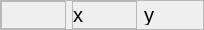
                      <widget class="QFrame" name="frame_57">
                       <property name="minimumSize">
                        <size>
                         <width>0</width>
                         <height>30</height>
                        </size>
                       </property>
                       <property name="maximumSize">
                        <size>
                         <width>16777215</width>
                         <height>30</height>
                        </size>
                       </property>
                       <property name="frameShape">
                        <enum>QFrame::StyledPanel</enum>
                       </property>
                       <property name="frameShadow">
                        <enum>QFrame::Raised</enum>
                       </property>
                       <layout class="QGridLayout" name="gridLayout_57">
                        <property name="leftMargin">
                         <number>0</number>
                        </property>
                        <property name="topMargin">
                         <number>0</number>
                        </property>
                        <property name="rightMargin">
                         <number>0</number>
                        </property>
                        <property name="bottomMargin">
                         <number>0</number>
                        </property>
                        <item row="0" column="0">
                         <widget class="QFrame" name="frame_56">
                          <property name="minimumSize">
                           <size>
                            <width>65</width>
                            <height>0</height>
                           </size>
                          </property>
                          <property name="maximumSize">
                           <size>
                            <width>65</width>
                            <height>16777215</height>
                           </size>
                          </property>
                          <property name="frameShape">
                           <enum>QFrame::StyledPanel</enum>
                          </property>
                          <property name="frameShadow">
                           <enum>QFrame::Raised</enum>
                          </property>
                          <layout class="QGridLayout" name="gridLayout_56">
                           <item row="0" column="0">
                            <widget class="QLabel" name="label_96">
                             <property name="maximumSize">
                              <size>
                               <width>16777215</width>
                               <height>20</height>
                              </size>
                             </property>
                             <property name="styleSheet">
                              <string notr="true">QLabel{
qproperty-alignment: AlignCenter;
font-size: 20px;
border: none;
}</string>
                             </property>
                             <property name="text">
                              <string/>
                             </property>
                            </widget>
                           </item>
                          </layout>
                         </widget>
                        </item>
                        <item row="0" column="1">
                         <widget class="QFrame" name="frame_4">
                          <property name="minimumSize">
                           <size>
                            <width>65</width>
                            <height>0</height>
                           </size>
                          </property>
                          <property name="maximumSize">
                           <size>
                            <width>65</width>
                            <height>16777215</height>
                           </size>
                          </property>
                          <property name="frameShape">
                           <enum>QFrame::StyledPanel</enum>
                          </property>
                          <property name="frameShadow">
                           <enum>QFrame::Raised</enum>
                          </property>
                          <layout class="QGridLayout" name="gridLayout_48">
                           <property name="leftMargin">
                            <number>0</number>
                           </property>
                           <property name="topMargin">
                            <number>0</number>
                           </property>
                           <property name="rightMargin">
                            <number>0</number>
                           </property>
                           <property name="bottomMargin">
                            <number>0</number>
                           </property>
                           <item row="0" column="0">
                            <widget class="QLabel" name="label_45">
                             <property name="maximumSize">
                              <size>
                               <width>16777215</width>
                               <height>20</height>
                              </size>
                             </property>
                             <property name="styleSheet">
                              <string notr="true">QLabel{
qproperty-alignment: AlignCenter;
font-size: 20px;
border: none;
}</string>
                             </property>
                             <property name="text">
                              <string>x</string>
                             </property>
                            </widget>
                           </item>
                          </layout>
                         </widget>
                        </item>
                        <item row="0" column="2">
                         <widget class="QFrame" name="frame_5">
                          <property name="minimumSize">
                           <size>
                            <width>60</width>
                            <height>0</height>
                           </size>
                          </property>
                          <property name="maximumSize">
                           <size>
                            <width>60</width>
                            <height>16777215</height>
                           </size>
                          </property>
                          <property name="styleSheet">
                           <string notr="true">QFrame{
background-color: transparent;
}</string>
                          </property>
                          <property name="frameShape">
                           <enum>QFrame::StyledPanel</enum>
                          </property>
                          <property name="frameShadow">
                           <enum>QFrame::Raised</enum>
                          </property>
                          <layout class="QGridLayout" name="gridLayout_49">
                           <property name="leftMargin">
                            <number>0</number>
                           </property>
                           <property name="topMargin">
                            <number>0</number>
                           </property>
                           <property name="rightMargin">
                            <number>0</number>
                           </property>
                           <property name="bottomMargin">
                            <number>0</number>
                           </property>
                           <item row="0" column="0">
                            <widget class="QLabel" name="label_46">
                             <property name="maximumSize">
                              <size>
                               <width>16777215</width>
                               <height>20</height>
                              </size>
                             </property>
                             <property name="styleSheet">
                              <string notr="true">QLabel{
qproperty-alignment: AlignCenter;
font-size: 20px;
border: none;
background-color: transparent;
}</string>
                             </property>
                             <property name="text">
                              <string>y</string>
                             </property>
                            </widget>
                           </item>
                          </layout>
                         </widget>
                        </item>
                       </layout>
                      </widget>
